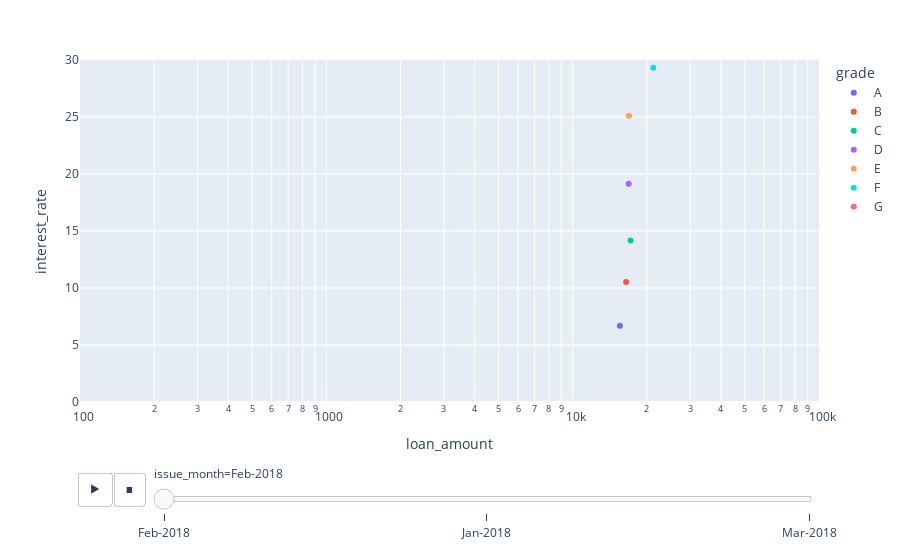

The notebook cell saved with this chart:
### Code cell
#Data visualization 2

grouping = df.groupby(['issue_month', 'grade'], as_index=False).agg(loan_amount = ('loan_amount', 'mean'), interest_rate = ('interest_rate','mean'))
grouping = grouping.sort_values(by=['issue_month'])
figLoan = px.scatter(grouping, x="loan_amount", y="interest_rate", animation_frame="issue_month", animation_group="grade",
           color="grade",
           log_x=True, size_max=55, range_x=[100,100000], range_y=[0,30])

figLoan.show()

figLoan.write_html('docs/data-visualization-3.1.html')

### Figure 1 — Plotly figure (JSON) as saved in the notebook; plotly's stock layout.template omitted (floating-point values rounded to 4 significant figures)
{"data": [{"hovertemplate": "grade=A<br>issue_month=Feb-2018<br>loan_amount=%{x}<br>interest_rate=%{y}<extra></extra>", "ids": ["A"], "legendgroup": "A", "marker": {"color": "#636efa", "symbol": "circle"}, "mode": "markers", "name": "A", "orientation": "v", "showlegend": true, "type": "scatter", "x": [15540.0], "xaxis": "x", "y": [6.687], "yaxis": "y"}, {"hovertemplate": "grade=B<br>issue_month=Feb-2018<br>loan_amount=%{x}<br>interest_rate=%{y}<extra></extra>", "ids": ["B"], "legendgroup": "B", "marker": {"color": "#EF553B", "symbol": "circle"}, "mode": "markers", "name": "B", "orientation": "v", "showlegend": true, "type": "scatter", "x": [16480.0], "xaxis": "x", "y": [10.52], "yaxis": "y"}, {"hovertemplate": "grade=C<br>issue_month=Feb-2018<br>loan_amount=%{x}<br>interest_rate=%{y}<extra></extra>", "ids": ["C"], "legendgroup": "C", "marker": {"color": "#00cc96", "symbol": "circle"}, "mode": "markers", "name": "C", "orientation": "v", "showlegend": true, "type": "scatter", "x": [17190.0], "xaxis": "x", "y": [14.17], "yaxis": "y"}, {"hovertemplate": "grade=D<br>issue_month=Feb-2018<br>loan_amount=%{x}<br>interest_rate=%{y}<extra></extra>", "ids": ["D"], "legendgroup": "D", "marker": {"color": "#ab63fa", "symbol": "circle"}, "mode": "markers", "name": "D", "orientation": "v", "showlegend": true, "type": "scatter", "x": [16880.0], "xaxis": "x", "y": [19.15], "yaxis": "y"}, {"hovertemplate": "grade=E<br>issue_month=Feb-2018<br>loan_amount=%{x}<br>interest_rate=%{y}<extra></extra>", "ids": ["E"], "legendgroup": "E", "marker": {"color": "#FFA15A", "symbol": "circle"}, "mode": "markers", "name": "E", "orientation": "v", "showlegend": true, "type": "scatter", "x": [16920.0], "xaxis": "x", "y": [25.11], "yaxis": "y"}, {"hovertemplate": "grade=F<br>issue_month=Feb-2018<br>loan_amount=%{x}<br>interest_rate=%{y}<extra></extra>", "ids": ["F"], "legendgroup": "F", "marker": {"color": "#19d3f3", "symbol": "circle"}, "mode": "markers", "name": "F", "orientation": "v", "showlegend": true, "type": "scatter", "x": [21240.0], "xaxis": "x", "y": [29.32], "yaxis": "y"}, {"hovertemplate": "grade=G<br>issue_month=Feb-2018<br>loan_amount=%{x}<br>interest_rate=%{y}<extra></extra>", "ids": ["G"], "legendgroup": "G", "marker": {"color": "#FF6692", "symbol": "circle"}, "mode": "markers", "name": "G", "orientation": "v", "showlegend": true, "type": "scatter", "x": [24750], "xaxis": "x", "y": [30.79], "yaxis": "y"}], "layout": {"legend": {"title": {"text": "grade"}, "tracegroupgap": 0}, "margin": {"t": 60}, "sliders": [{"active": 0, "currentvalue": {"prefix": "issue_month="}, "len": 0.9, "pad": {"b": 10, "t": 60}, "steps": [{"args": [["Feb-2018"], {"frame": {"duration": 0, "redraw": false}, "fromcurrent": true, "mode": "immediate", "transition": {"duration": 0, "easing": "linear"}}], "label": "Feb-2018", "method": "animate"}, {"args": [["Jan-2018"], {"frame": {"duration": 0, "redraw": false}, "fromcurrent": true, "mode": "immediate", "transition": {"duration": 0, "easing": "linear"}}], "label": "Jan-2018", "method": "animate"}, {"args": [["Mar-2018"], {"frame": {"duration": 0, "redraw": false}, "fromcurrent": true, "mode": "immediate", "transition": {"duration": 0, "easing": "linear"}}], "label": "Mar-2018", "method": "animate"}], "x": 0.1, "xanchor": "left", "y": 0, "yanchor": "top"}], "updatemenus": [{"buttons": [{"args": [null, {"frame": {"duration": 500, "redraw": false}, "fromcurrent": true, "mode": "immediate", "transition": {"duration": 500, "easing": "linear"}}], "label": "&#9654;", "method": "animate"}, {"args": [[null], {"frame": {"duration": 0, "redraw": false}, "fromcurrent": true, "mode": "immediate", "transition": {"duration": 0, "easing": "linear"}}], "label": "&#9724;", "method": "animate"}], "direction": "left", "pad": {"r": 10, "t": 70}, "showactive": false, "type": "buttons", "x": 0.1, "xanchor": "right", "y": 0, "yanchor": "top"}], "xaxis": {"anchor": "y", "domain": [0, 1], "range": [2, 5], "title": {"text": "loan_amount"}, "type": "log"}, "yaxis": {"anchor": "x", "domain": [0, 1], "range": [0, 30], "title": {"text": "interest_rate"}}}}
